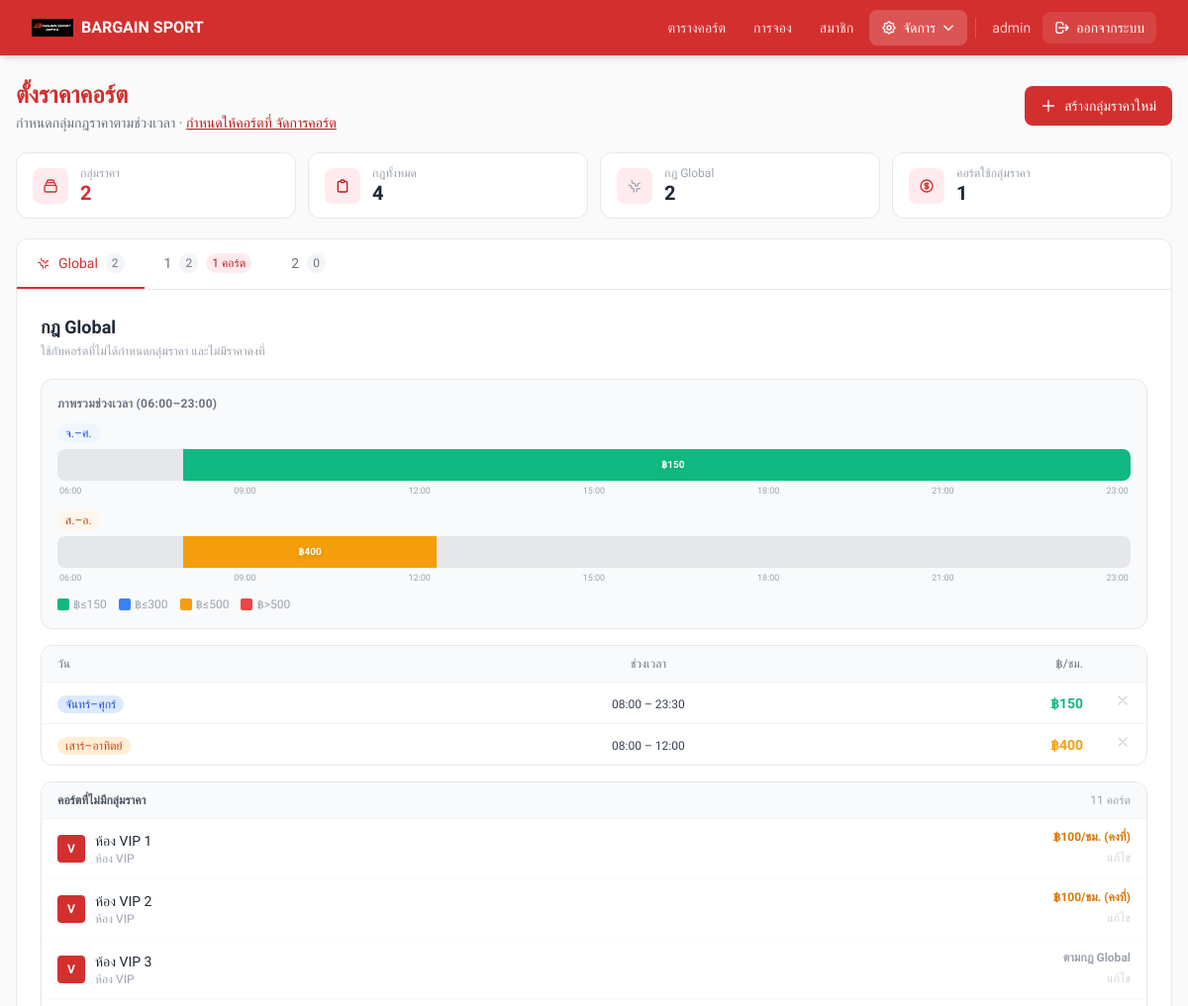
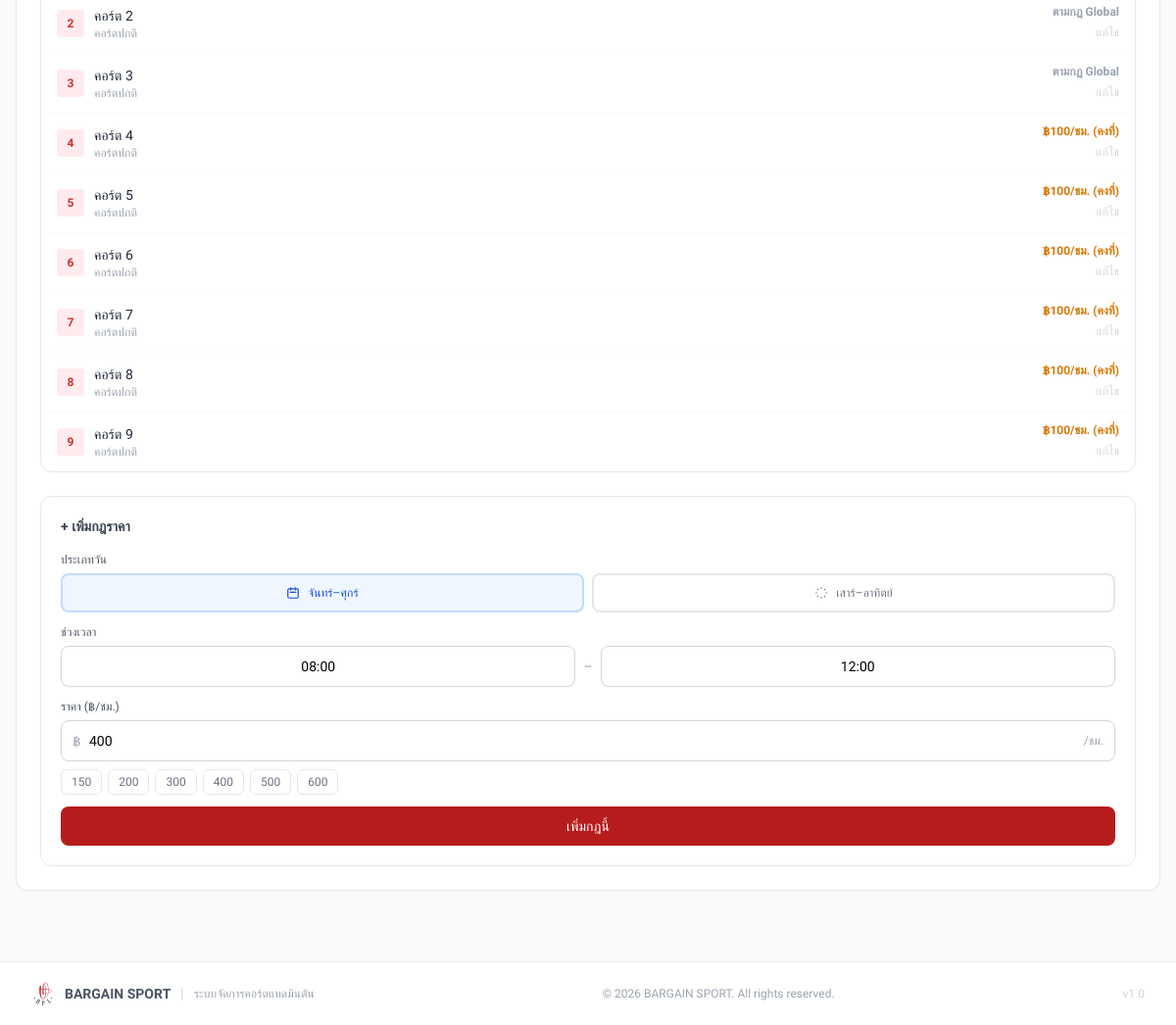
Page /admin/pricing.php (signed in) on the committed database (2 pictures, top to bottom).
### tables this page shows
CREATE TABLE `pricing_groups` (
  `id` int NOT NULL,
  `name` varchar(100) NOT NULL,
  `created_at` timestamp NULL DEFAULT CURRENT_TIMESTAMP
);

CREATE TABLE `pricing_rules` (
  `id` int NOT NULL,
  `group_id` int DEFAULT NULL,
  `day_type` enum('weekday','weekend') NOT NULL,
  `start_time` time NOT NULL,
  `end_time` time NOT NULL,
  `price_per_hour` decimal(10,2) NOT NULL
);

CREATE TABLE `courts` (
  `id` int NOT NULL,
  `court_no` int NOT NULL,
  `vip_room_name` varchar(100) DEFAULT NULL COMMENT 'ชื่อห้อง VIP',
  `status` enum('Available','Booked','In Use','Maintenance') DEFAULT 'Available',
  `is_vip` tinyint(1) NOT NULL DEFAULT '0',
  `court_type` enum('normal','vip') DEFAULT 'normal' COMMENT 'ประเภทคอร์ต: normal=ปกติ, vip=VIP',
  `vip_price` decimal(10,2) DEFAULT NULL COMMENT 'ราคาพิเศษสำหรับคอร์ต VIP (บาท/ชั่วโมง)',
  `normal_price` decimal(10,2) DEFAULT NULL COMMENT 'ราคาคงที่สำหรับคอร์ตปกติ (optional)',
  `pricing_group_id` int DEFAULT NULL
);

### admin/pricing.php (the view, shortened to what the rows shown need)
<?php
require_once __DIR__ . '/../config/db.php';
$groups = $pdo->query('SELECT * FROM pricing_groups ORDER BY name ASC')->fetchAll();
$rules = $pdo->query('SELECT * FROM pricing_rules ORDER BY group_id IS NULL DESC, group_id, day_type, start_time')->fetchAll();
$globalRules = array_values(array_filter($rules, fn($r) => $r['group_id'] === null));
$groupedRules = [];
foreach ($rules as $r) {
  if ($r['group_id'] !== null)
    $groupedRules[$r['group_id']][] = $r;
}
$courtCountByGroup = [];
foreach ($groups as $g) {
  $s = $pdo->prepare('SELECT id, court_no, vip_room_name, court_type, is_vip, vip_price, normal_price FROM courts WHERE pricing_group_id = ? ORDER BY court_type DESC, vip_room_name ASC, court_no ASC');
  $s->execute([$g['id']]);
  $rows = $s->fetchAll();
  $courtCountByGroup[$g['id']] = count($rows);
}
$globalCourtsStmt = $pdo->query('SELECT id, court_no, vip_room_name, court_type, is_vip, vip_price, normal_price FROM courts WHERE pricing_group_id IS NULL ORDER BY court_type DESC, vip_room_name ASC, court_no ASC');
$allNoPricingGroupCourts = $globalCourtsStmt->fetchAll();
$activeTab = htmlspecialchars($_GET['tab'] ?? 'global', ENT_QUOTES);
$timeOptions = [];
for ($h = 6; $h <= 23; $h++) {
  foreach (['00', '30'] as $m)
    $timeOptions[] = sprintf('%02d:%s', $h, $m);
}
function priceColor(float $price): string
{
  if ($price <= 150)
    return '#10b981';
  if ($price <= 500)
    return '#f59e0b';
  return '#ef4444';
}
?>
<!doctype html>
<html lang="th">
<head>
  <script src="https://cdn.tailwindcss.com"></script>
</head>
<body style="background:#FAFAFA;" class="min-h-screen">
  <div class="max-w-7xl mx-auto px-4 py-6">
    <div class="flex flex-col sm:flex-row sm:items-center justify-between gap-3 mb-5">
      <div>
        <h1 style="color:#D32F2F;" class="text-2xl font-bold">ตั้งราคาคอร์ต</h1>
      </div>
    </div>
    <div class="bg-white rounded-xl border border-gray-200 overflow-hidden">
      <div class="border-b border-gray-200 overflow-x-auto">
        <div class="flex min-w-max">
          <button onclick="switchTab('global')" id="tab-btn-global"
            class="tab-btn px-5 py-3.5 text-sm font-medium border-b-2 transition-colors whitespace-nowrap flex items-center gap-2
                       <?= $activeTab === 'global' ? 'border-[#D32F2F] text-[#D32F2F]' : 'border-transparent text-gray-500 hover:text-gray-700' ?>">
            Global
            <span class="text-xs px-1.5 py-0.5 rounded-full bg-gray-100 text-gray-500"><?= count($globalRules) ?></span>
          </button>
          <?php foreach ($groups as $g): ?>
            <button onclick="switchTab('group_<?= $g['id'] ?>')" id="tab-btn-group_<?= $g['id'] ?>"
              class="tab-btn px-5 py-3.5 text-sm font-medium border-b-2 transition-colors whitespace-nowrap flex items-center gap-2
                       <?= $activeTab === 'group_' . $g['id'] ? 'border-[#D32F2F] text-[#D32F2F]' : 'border-transparent text-gray-500 hover:text-gray-700' ?>">
              <?= htmlspecialchars($g['name']) ?>
              <span
                class="text-xs px-1.5 py-0.5 rounded-full bg-gray-100 text-gray-500"><?= count($groupedRules[$g['id']] ?? []) ?></span>
              <?php if ($courtCountByGroup[$g['id']] > 0): ?>
                <span class="text-xs px-1.5 py-0.5 rounded-full"
                  style="background:#FFEBEE;color:#B71C1C;"><?= $courtCountByGroup[$g['id']] ?> คอร์ต</span>
              <?php endif; ?>
            </button>
          <?php endforeach; ?>
        </div>
      </div>
      <?php
      function renderTabPanel(string $tabId, ?int $group_id, string $groupName, array $rules, array $timeOptions, array $groups, array $courtCountByGroup, array $tabCourts = []): void
      {
        $numCourts = $group_id ? ($courtCountByGroup[$group_id] ?? 0) : 0;
        $panelId = 'panel-' . $tabId;
        ?>
        <div id="<?= $panelId ?>" class="tab-panel <?=  '' ?>">
          <div class="p-5 lg:p-6">
            <?php if ($group_id !== null): ?>
              <div class="flex items-center justify-between mb-5">
                <div>
                  <h2 class="text-lg font-semibold text-gray-800"><?= htmlspecialchars($groupName) ?></h2>
                  <p class="text-xs text-gray-400 mt-0.5">
                    <?= count($rules) ?> กฎราคา
                    <?php if ($numCourts > 0): ?>
                      · ใช้กับ <strong><?= $numCourts ?></strong> คอร์ต
                    <?php else: ?>
                      · <span class="text-orange-500">ยังไม่มีคอร์ตใช้กลุ่มนี้</span>
                      · <a href="courts.php" style="color:#D32F2F;" class="underline text-xs">ไปกำหนดที่คอร์ต</a>
                    <?php endif; ?>
                  </p>
                </div>
                <button type="button"
                  onclick="swalDelete('?delete_group=<?= $group_id ?>&tab=global', 'ลบกลุ่ม &quot;<?= htmlspecialchars($groupName, ENT_QUOTES) ?>&quot;? กฎจะกลายเป็น Global')"
                  class="flex items-center gap-1.5 px-3 py-1.5 bg-red-50 text-red-500 border border-red-200 text-xs rounded-lg hover:bg-red-100 transition-colors">
                  <svg class="w-3.5 h-3.5" fill="none" stroke="currentColor" viewBox="0 0 24 24">
                    <path stroke-linecap="round" stroke-linejoin="round" stroke-width="2"
                      d="M19 7l-.867 12.142A2 2 0 0116.138 21H7.862a2 2 0 01-1.995-1.858L5 7m5 4v6m4-6v6m1-10V4a1 1 0 00-1-1h-4a1 1 0 00-1 1v3M4 7h16" />
                  </svg>
                  ลบกลุ่มนี้
                </button>
              </div>
            <?php else: ?>
              <div class="mb-5">
                <h2 class="text-lg font-semibold text-gray-800">กฎ Global</h2>
              </div>
            <?php endif; ?>
            <div class="grid grid-cols-1 xl:grid-cols-5 gap-6">
              <div class="xl:col-span-3 space-y-4">
                <?php if (count($rules) === 0): ?>
                  <div class="text-center py-8 text-gray-400">
                    <svg class="w-10 h-10 mx-auto mb-2 text-gray-300" fill="none" stroke="currentColor" viewBox="0 0 24 24">
                      <path stroke-linecap="round" stroke-linejoin="round" stroke-width="1.5"
                        d="M9 5H7a2 2 0 00-2 2v12a2 2 0 002 2h10a2 2 0 002-2V7a2 2 0 00-2-2h-2M9 5a2 2 0 002 2h2a2 2 0 002-2M9 5a2 2 0 012-2h2a2 2 0 012 2" />
                    </svg>
                    <p class="text-sm font-medium">ยังไม่มีกฎราคา</p>
                    <p class="text-xs mt-1">เพิ่มกฎจากฟอร์มด้านขวา</p>
                  </div>
                <?php else: ?>
                  <div class="rounded-xl border border-gray-200 overflow-hidden">
                    <table class="w-full text-sm">
                      <thead>
                        <tr class="bg-gray-50 border-b border-gray-100">
                          <th class="px-4 py-2.5 text-left text-xs font-medium text-gray-500">วัน</th>
                          <th class="px-4 py-2.5 text-center text-xs font-medium text-gray-500">ช่วงเวลา</th>
                          <th class="px-4 py-2.5 text-right text-xs font-medium text-gray-500">฿/ชม.</th>
                          <th class="px-4 py-2.5 w-12"></th>
                        </tr>
                      </thead>
                      <tbody class="divide-y divide-gray-100">
                        <?php
                        $sorted = array_merge(
                          array_values(array_filter($rules, fn($r) => $r['day_type'] === 'weekday')),
                          array_values(array_filter($rules, fn($r) => $r['day_type'] === 'weekend'))
                        );
                        foreach ($sorted as $r):
                          $isWe = $r['day_type'] === 'weekend';
                          ?>
                          <tr class="hover:bg-gray-50 transition-colors">
                            <td class="px-4 py-2.5">
                              <span
                                class="text-xs px-2 py-0.5 rounded-full font-medium <?= $isWe ? 'bg-orange-100 text-orange-700' : 'bg-blue-100 text-blue-700' ?>">
                                <?= $isWe ? 'เสาร์–อาทิตย์' : 'จันทร์–ศุกร์' ?>
                              </span>
                            </td>
                            <td class="px-4 py-2.5 text-center">
                              <span class="font-mono text-xs text-gray-700"><?= substr($r['start_time'], 0, 5) ?> –
                                <?= substr($r['end_time'], 0, 5) ?></span>
                            </td>
                            <td class="px-4 py-2.5 text-right">
                              <span class="font-bold text-sm" style="color:<?= priceColor((float) $r['price_per_hour']) ?>">
                                ฿<?= number_format($r['price_per_hour'], 0) ?>
                              </span>
                            </td>
                            <td class="px-4 py-2.5 text-center">
                              <button type="button"
                                onclick="swalDelete('?delete=<?= $r['id'] ?>&tab=<?= $tabId ?>', 'ลบกฎ <?= $isWe ? 'เสาร์–อาทิตย์' : 'จันทร์–ศุกร์' ?> <?= substr($r['start_time'], 0, 5) ?>–<?= substr($r['end_time'], 0, 5) ?>?')"
                                class="text-gray-300 hover:text-red-400 transition-colors">
                                <svg class="w-4 h-4" fill="none" stroke="currentColor" viewBox="0 0 24 24">
                                  <path stroke-linecap="round" stroke-linejoin="round" stroke-width="2"
                                    d="M6 18L18 6M6 6l12 12" />
                                </svg>
                              </button>
                            </td>
                          </tr>
                        <?php endforeach; ?>
                      </tbody>
                    </table>
                  </div>
                <?php endif; ?>
                <?php if (count($tabCourts) > 0): ?>
                  <div class="rounded-xl border border-gray-200 overflow-hidden">
                    <div class="divide-y divide-gray-50">
                      <?php foreach ($tabCourts as $ct):
                        $ctIsVip = ($ct['court_type'] === 'vip' || $ct['is_vip'] == 1);
                        $ctName = $ctIsVip ? ($ct['vip_room_name'] ?? 'ห้อง VIP') : 'คอร์ต ' . $ct['court_no'];
                        if ($group_id !== null) {
                          $priceLabel = 'ตามกฎกลุ่ม';
                          $priceCls = 'text-[#B71C1C]';
                        } elseif ($ctIsVip && ($ct['vip_price'] ?? 0) > 0) {
                          $priceLabel = '฿' . number_format($ct['vip_price'], 0) . '/ชม. (คงที่)';
                          $priceCls = 'text-amber-600';
                        } elseif (!$ctIsVip && ($ct['normal_price'] ?? 0) > 0) {
                          $priceLabel = '฿' . number_format($ct['normal_price'], 0) . '/ชม. (คงที่)';
                          $priceCls = 'text-amber-600';
                        } else {
                          $priceLabel = 'ตามกฎ Global';
                          $priceCls = 'text-gray-400';
                        }
                        ?>
                        <div class="px-4 py-2.5 flex items-center justify-between hover:bg-gray-50 transition-colors">
                          <div class="flex items-center gap-2.5">
                            <?php if ($ctIsVip): ?>
                              <div style="background:#D32F2F;"
                                class="w-7 h-7 rounded flex items-center justify-center text-white font-bold text-xs flex-shrink-0">
                                V</div>
                            <?php else: ?>
                              <div style="background:#FFEBEE;color:#D32F2F;"
                                class="w-7 h-7 rounded flex items-center justify-center font-bold text-xs flex-shrink-0">
                                <?= $ct['court_no'] ?></div>
                            <?php endif; ?>
                            <div>
                              <p class="text-sm font-medium text-gray-800"><?= htmlspecialchars($ctName) ?></p>
                              <p class="text-xs text-gray-400"><?= $ctIsVip ? 'ห้อง VIP' : 'คอร์ตปกติ' ?></p>
                            </div>
                          </div>
                          <div class="text-right">
                            <p class="text-xs font-semibold <?= $priceCls ?>"><?= $priceLabel ?></p>
                            <a href="courts.php"
                              class="text-xs text-gray-300 hover:text-[#D32F2F] transition-colors">แก้ไข</a>
                          </div>
                        </div>
                      <?php endforeach; ?>
                    </div>
                  </div>
                <?php endif; ?>
              </div>
            </div>
          </div>
        </div>
      <?php }  ?>
      <?php
      renderTabPanel('global', null, 'Global', $globalRules, $timeOptions, $groups, $courtCountByGroup, $allNoPricingGroupCourts);
      ?>
    </div>
  </div>
</body>
</html>

### rows in the picture
pricing_groups: name "1", id "2", id "1"
pricing_groups: name "2", id "0"
pricing_rules: day_type "จันทร์–ศุกร์", start_time "08:00", end_time "23:30", price_per_hour "150"
pricing_rules: day_type "เสาร์–อาทิตย์", start_time "08:00", end_time "12:00", price_per_hour "400"
courts: court_type "V", vip_room_name "ห้อง VIP 1", vip_price "฿100/ชม. (คงที่)"
courts: court_type "V", vip_room_name "ห้อง VIP 2", vip_price "฿100/ชม. (คงที่)"
courts: shows "V", vip_room_name "ห้อง VIP 3", priceLabel "ตามกฎ Global"
courts: court_no "2", ctName "คอร์ต 2", shows "คอร์ตปกติ", priceLabel "ตามกฎ Global"
courts: court_no "3", ctName "คอร์ต 3", shows "คอร์ตปกติ", priceLabel "ตามกฎ Global"
courts: court_no "4", ctName "คอร์ต 4", shows "คอร์ตปกติ", normal_price "฿100/ชม. (คงที่)"
courts: court_no "5", ctName "คอร์ต 5", shows "คอร์ตปกติ", normal_price "฿100/ชม. (คงที่)"
courts: court_no "6", ctName "คอร์ต 6", shows "คอร์ตปกติ", normal_price "฿100/ชม. (คงที่)"
courts: court_no "7", ctName "คอร์ต 7", shows "คอร์ตปกติ", normal_price "฿100/ชม. (คงที่)"
courts: court_no "8", ctName "คอร์ต 8", shows "คอร์ตปกติ", normal_price "฿100/ชม. (คงที่)"
courts: court_no "9", ctName "คอร์ต 9", shows "คอร์ตปกติ", normal_price "฿100/ชม. (คงที่)"

### other values in the picture
$_siteName "BARGAIN SPORT"
$_username "admin"
count($groups) "2"
count($rules) "4"
count($globalRules) "2"
array_sum($courtCountByGroup) "1"
$label "จ.–ศ."
$slot['price'] "150"
$lbl "06"
$lbl "09"
$lbl "12"
$lbl "15"
$lbl "18"
$lbl "21"
$lbl "23"
